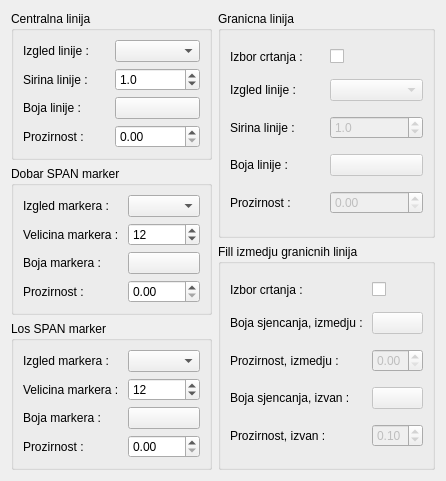
<?xml version="1.0" encoding="UTF-8"?>
<ui version="4.0">
 <class>Form</class>
 <widget class="QWidget" name="Form">
  <property name="geometry">
   <rect>
    <x>0</x>
    <y>0</y>
    <width>414</width>
    <height>440</height>
   </rect>
  </property>
  <property name="windowTitle">
   <string>Form</string>
  </property>
  <layout class="QHBoxLayout" name="horizontalLayout">
   <item>
    <layout class="QVBoxLayout" name="verticalLayout">
     <item>
      <widget class="QGroupBox" name="groupBox">
       <property name="title">
        <string>Centralna linija</string>
       </property>
       <layout class="QGridLayout" name="gridLayout">
        <item row="2" column="0">
         <widget class="QLabel" name="label_3">
          <property name="text">
           <string>Boja linije : </string>
          </property>
         </widget>
        </item>
        <item row="0" column="0">
         <widget class="QLabel" name="label">
          <property name="text">
           <string>Izgled linije : </string>
          </property>
         </widget>
        </item>
        <item row="1" column="0">
         <widget class="QLabel" name="label_2">
          <property name="text">
           <string>Sirina linije : </string>
          </property>
         </widget>
        </item>
        <item row="0" column="1">
         <widget class="QComboBox" name="stilMidline"/>
        </item>
        <item row="1" column="1">
         <widget class="QDoubleSpinBox" name="sirinaMidline">
          <property name="decimals">
           <number>1</number>
          </property>
          <property name="minimum">
           <double>0.100000000000000</double>
          </property>
          <property name="singleStep">
           <double>0.100000000000000</double>
          </property>
          <property name="value">
           <double>1.000000000000000</double>
          </property>
         </widget>
        </item>
        <item row="2" column="1">
         <widget class="QPushButton" name="bojaMidline">
          <property name="text">
           <string/>
          </property>
         </widget>
        </item>
        <item row="3" column="0">
         <widget class="QLabel" name="label_4">
          <property name="text">
           <string>Prozirnost : </string>
          </property>
         </widget>
        </item>
        <item row="3" column="1">
         <widget class="QDoubleSpinBox" name="alphaMidline">
          <property name="decimals">
           <number>2</number>
          </property>
          <property name="maximum">
           <double>1.000000000000000</double>
          </property>
          <property name="singleStep">
           <double>0.050000000000000</double>
          </property>
         </widget>
        </item>
       </layout>
      </widget>
     </item>
     <item>
      <widget class="QGroupBox" name="groupBox_2">
       <property name="title">
        <string>Dobar SPAN marker</string>
       </property>
       <layout class="QGridLayout" name="gridLayout_2">
        <item row="1" column="0">
         <widget class="QLabel" name="label_6">
          <property name="text">
           <string>Velicina markera : </string>
          </property>
         </widget>
        </item>
        <item row="2" column="0">
         <widget class="QLabel" name="label_7">
          <property name="text">
           <string>Boja markera : </string>
          </property>
         </widget>
        </item>
        <item row="0" column="0">
         <widget class="QLabel" name="label_5">
          <property name="text">
           <string>Izgled markera : </string>
          </property>
         </widget>
        </item>
        <item row="0" column="1">
         <widget class="QComboBox" name="okMarker"/>
        </item>
        <item row="1" column="1">
         <widget class="QSpinBox" name="okSize">
          <property name="minimum">
           <number>1</number>
          </property>
          <property name="value">
           <number>12</number>
          </property>
         </widget>
        </item>
        <item row="2" column="1">
         <widget class="QPushButton" name="okBoja">
          <property name="text">
           <string/>
          </property>
         </widget>
        </item>
        <item row="3" column="0">
         <widget class="QLabel" name="label_17">
          <property name="text">
           <string>Prozirnost : </string>
          </property>
         </widget>
        </item>
        <item row="3" column="1">
         <widget class="QDoubleSpinBox" name="okAlpha">
          <property name="maximum">
           <double>1.000000000000000</double>
          </property>
          <property name="singleStep">
           <double>0.050000000000000</double>
          </property>
         </widget>
        </item>
       </layout>
      </widget>
     </item>
     <item>
      <widget class="QGroupBox" name="groupBox_3">
       <property name="title">
        <string>Los SPAN marker</string>
       </property>
       <layout class="QGridLayout" name="gridLayout_3">
        <item row="2" column="0">
         <widget class="QLabel" name="label_10">
          <property name="text">
           <string>Boja markera : </string>
          </property>
         </widget>
        </item>
        <item row="1" column="0">
         <widget class="QLabel" name="label_9">
          <property name="text">
           <string>Velicina markera : </string>
          </property>
         </widget>
        </item>
        <item row="0" column="0">
         <widget class="QLabel" name="label_8">
          <property name="text">
           <string>Izgled markera : </string>
          </property>
         </widget>
        </item>
        <item row="0" column="1">
         <widget class="QComboBox" name="badMarker"/>
        </item>
        <item row="1" column="1">
         <widget class="QSpinBox" name="badSize">
          <property name="minimum">
           <number>1</number>
          </property>
          <property name="value">
           <number>12</number>
          </property>
         </widget>
        </item>
        <item row="2" column="1">
         <widget class="QPushButton" name="badBoja">
          <property name="text">
           <string/>
          </property>
         </widget>
        </item>
        <item row="3" column="0">
         <widget class="QLabel" name="label_18">
          <property name="text">
           <string>Prozirnost : </string>
          </property>
         </widget>
        </item>
        <item row="3" column="1">
         <widget class="QDoubleSpinBox" name="badAlpha">
          <property name="maximum">
           <double>1.000000000000000</double>
          </property>
          <property name="singleStep">
           <double>0.050000000000000</double>
          </property>
         </widget>
        </item>
       </layout>
      </widget>
     </item>
    </layout>
   </item>
   <item>
    <layout class="QVBoxLayout" name="verticalLayout_2">
     <item>
      <widget class="QGroupBox" name="groupBox_4">
       <property name="title">
        <string>Granicna linija</string>
       </property>
       <layout class="QGridLayout" name="gridLayout_4">
        <item row="1" column="0">
         <widget class="QLabel" name="label_12">
          <property name="text">
           <string>Izgled linije : </string>
          </property>
         </widget>
        </item>
        <item row="0" column="0">
         <widget class="QLabel" name="label_11">
          <property name="text">
           <string>Izbor crtanja : </string>
          </property>
         </widget>
        </item>
        <item row="3" column="0">
         <widget class="QLabel" name="label_14">
          <property name="text">
           <string>Boja linije : </string>
          </property>
         </widget>
        </item>
        <item row="2" column="0">
         <widget class="QLabel" name="label_13">
          <property name="text">
           <string>Sirina linije : </string>
          </property>
         </widget>
        </item>
        <item row="1" column="1">
         <widget class="QComboBox" name="granicaLine">
          <property name="enabled">
           <bool>false</bool>
          </property>
         </widget>
        </item>
        <item row="2" column="1">
         <widget class="QDoubleSpinBox" name="granicaSirina">
          <property name="enabled">
           <bool>false</bool>
          </property>
          <property name="decimals">
           <number>1</number>
          </property>
          <property name="minimum">
           <double>0.100000000000000</double>
          </property>
          <property name="singleStep">
           <double>0.100000000000000</double>
          </property>
          <property name="value">
           <double>1.000000000000000</double>
          </property>
         </widget>
        </item>
        <item row="0" column="1">
         <widget class="QCheckBox" name="granicaCheck">
          <property name="text">
           <string/>
          </property>
         </widget>
        </item>
        <item row="3" column="1">
         <widget class="QPushButton" name="granicaBoja">
          <property name="enabled">
           <bool>false</bool>
          </property>
          <property name="text">
           <string/>
          </property>
         </widget>
        </item>
        <item row="4" column="0">
         <widget class="QLabel" name="label_19">
          <property name="text">
           <string>Prozirnost : </string>
          </property>
         </widget>
        </item>
        <item row="4" column="1">
         <widget class="QDoubleSpinBox" name="granicaAlpha">
          <property name="enabled">
           <bool>false</bool>
          </property>
          <property name="maximum">
           <double>1.000000000000000</double>
          </property>
          <property name="singleStep">
           <double>0.050000000000000</double>
          </property>
         </widget>
        </item>
       </layout>
      </widget>
     </item>
     <item>
      <widget class="QGroupBox" name="groupBox_5">
       <property name="title">
        <string>Fill izmedju granicnih linija</string>
       </property>
       <layout class="QGridLayout" name="gridLayout_5">
        <item row="0" column="1">
         <widget class="QCheckBox" name="fillCheck">
          <property name="enabled">
           <bool>true</bool>
          </property>
          <property name="text">
           <string/>
          </property>
         </widget>
        </item>
        <item row="2" column="1">
         <widget class="QDoubleSpinBox" name="fillAlpha">
          <property name="enabled">
           <bool>false</bool>
          </property>
          <property name="maximum">
           <double>1.000000000000000</double>
          </property>
          <property name="singleStep">
           <double>0.050000000000000</double>
          </property>
         </widget>
        </item>
        <item row="0" column="0">
         <widget class="QLabel" name="label_15">
          <property name="text">
           <string>Izbor crtanja : </string>
          </property>
         </widget>
        </item>
        <item row="1" column="1">
         <widget class="QPushButton" name="fillBoja">
          <property name="enabled">
           <bool>false</bool>
          </property>
          <property name="text">
           <string/>
          </property>
         </widget>
        </item>
        <item row="1" column="0">
         <widget class="QLabel" name="label_16">
          <property name="text">
           <string>Boja sjencanja, izmedju : </string>
          </property>
         </widget>
        </item>
        <item row="2" column="0">
         <widget class="QLabel" name="label_20">
          <property name="text">
           <string>Prozirnost, izmedju : </string>
          </property>
         </widget>
        </item>
        <item row="3" column="0">
         <widget class="QLabel" name="label_21">
          <property name="text">
           <string>Boja sjencanja, izvan : </string>
          </property>
         </widget>
        </item>
        <item row="4" column="0">
         <widget class="QLabel" name="label_22">
          <property name="text">
           <string>Prozirnost, izvan : </string>
          </property>
         </widget>
        </item>
        <item row="4" column="1">
         <widget class="QDoubleSpinBox" name="fill2Alpha">
          <property name="enabled">
           <bool>false</bool>
          </property>
          <property name="maximum">
           <double>1.000000000000000</double>
          </property>
          <property name="singleStep">
           <double>0.050000000000000</double>
          </property>
          <property name="value">
           <double>0.100000000000000</double>
          </property>
         </widget>
        </item>
        <item row="3" column="1">
         <widget class="QPushButton" name="fill2Boja">
          <property name="enabled">
           <bool>false</bool>
          </property>
          <property name="text">
           <string/>
          </property>
         </widget>
        </item>
       </layout>
      </widget>
     </item>
    </layout>
   </item>
  </layout>
 </widget>
 <resources/>
 <connections/>
</ui>
